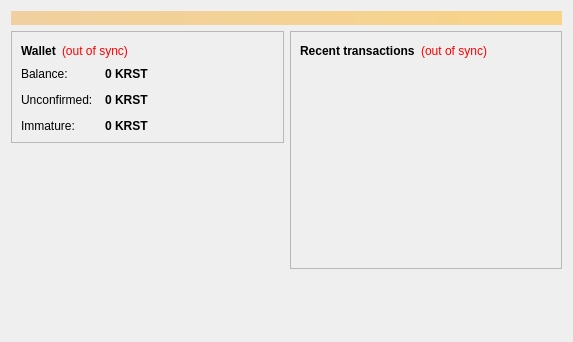
<?xml version="1.0" encoding="UTF-8"?>
<ui version="4.0">
 <class>OverviewPage</class>
 <widget class="QWidget" name="OverviewPage">
  <property name="geometry">
   <rect>
    <x>0</x>
    <y>0</y>
    <width>573</width>
    <height>342</height>
   </rect>
  </property>
  <property name="windowTitle">
   <string>Form</string>
  </property>
  <layout class="QVBoxLayout" name="topLayout">
   <item>
    <widget class="QLabel" name="labelAlerts">
     <property name="visible">
      <bool>false</bool>
     </property>
     <property name="styleSheet">
      <string notr="true">background-color: qlineargradient(x1: 0, y1: 0, x2: 1, y2: 0, stop:0 #F0D0A0, stop:1 #F8D488); color:#000000;</string>
     </property>
     <property name="wordWrap">
      <bool>true</bool>
     </property>
     <property name="margin">
      <number>3</number>
     </property>
    </widget>
   </item>
   <item>
    <layout class="QHBoxLayout" name="horizontalLayout" stretch="1,1">
     <item>
      <layout class="QVBoxLayout" name="verticalLayout_2">
       <item>
        <widget class="QFrame" name="frame">
         <property name="frameShape">
          <enum>QFrame::StyledPanel</enum>
         </property>
         <property name="frameShadow">
          <enum>QFrame::Raised</enum>
         </property>
         <layout class="QVBoxLayout" name="verticalLayout_4">
          <item>
           <layout class="QHBoxLayout" name="horizontalLayout_4">
            <item>
             <widget class="QLabel" name="label_5">
              <property name="font">
               <font>
                <weight>75</weight>
                <bold>true</bold>
               </font>
              </property>
              <property name="text">
               <string>Wallet</string>
              </property>
             </widget>
            </item>
            <item>
             <widget class="QLabel" name="labelWalletStatus">
              <property name="toolTip">
               <string>The displayed information may be out of date. Your wallet automatically synchronizes with the KrustyCoin network after a connection is established, but this process has not completed yet.</string>
              </property>
              <property name="styleSheet">
               <string notr="true">QLabel { color: red; }</string>
              </property>
              <property name="text">
               <string notr="true">(out of sync)</string>
              </property>
              <property name="alignment">
               <set>Qt::AlignLeading|Qt::AlignLeft|Qt::AlignVCenter</set>
              </property>
             </widget>
            </item>
            <item>
             <spacer name="horizontalSpacer_2">
              <property name="orientation">
               <enum>Qt::Horizontal</enum>
              </property>
              <property name="sizeHint" stdset="0">
               <size>
                <width>40</width>
                <height>20</height>
               </size>
              </property>
             </spacer>
            </item>
           </layout>
          </item>
          <item>
           <layout class="QFormLayout" name="formLayout_2">
            <property name="fieldGrowthPolicy">
             <enum>QFormLayout::AllNonFixedFieldsGrow</enum>
            </property>
            <property name="horizontalSpacing">
             <number>12</number>
            </property>
            <property name="verticalSpacing">
             <number>12</number>
            </property>
            <item row="0" column="0">
             <widget class="QLabel" name="label">
              <property name="text">
               <string>Balance:</string>
              </property>
             </widget>
            </item>
            <item row="0" column="1">
             <widget class="QLabel" name="labelBalance">
              <property name="font">
               <font>
                <weight>75</weight>
                <bold>true</bold>
               </font>
              </property>
              <property name="cursor">
               <cursorShape>IBeamCursor</cursorShape>
              </property>
              <property name="toolTip">
               <string>Your current balance</string>
              </property>
              <property name="text">
               <string notr="true">0 KRST</string>
              </property>
              <property name="textInteractionFlags">
               <set>Qt::LinksAccessibleByMouse|Qt::TextSelectableByKeyboard|Qt::TextSelectableByMouse</set>
              </property>
             </widget>
            </item>
            <item row="1" column="0">
             <widget class="QLabel" name="label_3">
              <property name="text">
               <string>Unconfirmed:</string>
              </property>
             </widget>
            </item>
            <item row="1" column="1">
             <widget class="QLabel" name="labelUnconfirmed">
              <property name="font">
               <font>
                <weight>75</weight>
                <bold>true</bold>
               </font>
              </property>
              <property name="cursor">
               <cursorShape>IBeamCursor</cursorShape>
              </property>
              <property name="toolTip">
               <string>Total of transactions that have yet to be confirmed, and do not yet count toward the current balance</string>
              </property>
              <property name="text">
               <string notr="true">0 KRST</string>
              </property>
              <property name="textInteractionFlags">
               <set>Qt::LinksAccessibleByMouse|Qt::TextSelectableByKeyboard|Qt::TextSelectableByMouse</set>
              </property>
             </widget>
            </item>
            <item row="2" column="0">
             <widget class="QLabel" name="labelImmatureText">
              <property name="text">
               <string>Immature:</string>
              </property>
             </widget>
            </item>
            <item row="2" column="1">
             <widget class="QLabel" name="labelImmature">
              <property name="font">
               <font>
                <weight>75</weight>
                <bold>true</bold>
               </font>
              </property>
              <property name="toolTip">
               <string>Mined balance that has not yet matured</string>
              </property>
              <property name="text">
               <string notr="true">0 KRST</string>
              </property>
              <property name="textInteractionFlags">
               <set>Qt::LinksAccessibleByMouse|Qt::TextSelectableByKeyboard|Qt::TextSelectableByMouse</set>
              </property>
             </widget>
            </item>
           </layout>
          </item>
         </layout>
        </widget>
       </item>
       <item>
        <spacer name="verticalSpacer">
         <property name="orientation">
          <enum>Qt::Vertical</enum>
         </property>
         <property name="sizeHint" stdset="0">
          <size>
           <width>20</width>
           <height>40</height>
          </size>
         </property>
        </spacer>
       </item>
      </layout>
     </item>
     <item>
      <layout class="QVBoxLayout" name="verticalLayout_3">
       <item>
        <widget class="QFrame" name="frame_2">
         <property name="frameShape">
          <enum>QFrame::StyledPanel</enum>
         </property>
         <property name="frameShadow">
          <enum>QFrame::Raised</enum>
         </property>
         <layout class="QVBoxLayout" name="verticalLayout">
          <item>
           <layout class="QHBoxLayout" name="horizontalLayout_2">
            <item>
             <widget class="QLabel" name="label_4">
              <property name="text">
               <string>&lt;b&gt;Recent transactions&lt;/b&gt;</string>
              </property>
             </widget>
            </item>
            <item>
             <widget class="QLabel" name="labelTransactionsStatus">
              <property name="toolTip">
               <string>The displayed information may be out of date. Your wallet automatically synchronizes with the KrustyCoin network after a connection is established, but this process has not completed yet.</string>
              </property>
              <property name="styleSheet">
               <string notr="true">QLabel { color: red; }</string>
              </property>
              <property name="text">
               <string notr="true">(out of sync)</string>
              </property>
              <property name="alignment">
               <set>Qt::AlignRight|Qt::AlignTrailing|Qt::AlignVCenter</set>
              </property>
             </widget>
            </item>
            <item>
             <spacer name="horizontalSpacer">
              <property name="orientation">
               <enum>Qt::Horizontal</enum>
              </property>
              <property name="sizeHint" stdset="0">
               <size>
                <width>40</width>
                <height>20</height>
               </size>
              </property>
             </spacer>
            </item>
           </layout>
          </item>
          <item>
           <widget class="QListView" name="listTransactions">
            <property name="styleSheet">
             <string notr="true">QListView { background: transparent; }</string>
            </property>
            <property name="frameShape">
             <enum>QFrame::NoFrame</enum>
            </property>
            <property name="verticalScrollBarPolicy">
             <enum>Qt::ScrollBarAlwaysOff</enum>
            </property>
            <property name="horizontalScrollBarPolicy">
             <enum>Qt::ScrollBarAlwaysOff</enum>
            </property>
            <property name="selectionMode">
             <enum>QAbstractItemView::NoSelection</enum>
            </property>
           </widget>
          </item>
         </layout>
        </widget>
       </item>
       <item>
        <spacer name="verticalSpacer_2">
         <property name="orientation">
          <enum>Qt::Vertical</enum>
         </property>
         <property name="sizeHint" stdset="0">
          <size>
           <width>20</width>
           <height>40</height>
          </size>
         </property>
        </spacer>
       </item>
      </layout>
     </item>
    </layout>
   </item>
  </layout>
 </widget>
 <resources/>
 <connections/>
</ui>
